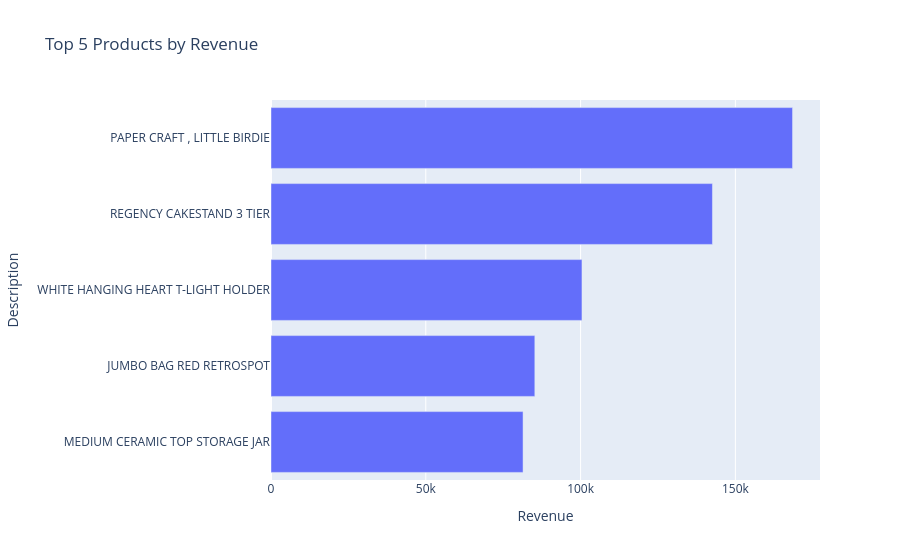

Notebook code for this chart:
### Code cell
top_products = product_revenue.head(5)

fig = px.bar(
    top_products,
    x="Revenue",
    y="Description",
    orientation="h",
    title="Top 5 Products by Revenue"
)

fig.update_layout(yaxis={"categoryorder" : "total ascending"})
fig.show()

### Figure 1 — Plotly figure (JSON) as saved in the notebook; plotly's stock layout.template omitted (floating-point values rounded to 4 significant figures)
{"data": [{"hovertemplate": "Revenue=%{x}<br>Description=%{y}<extra></extra>", "legendgroup": "", "marker": {"color": "#636efa", "pattern": {"shape": ""}}, "name": "", "orientation": "h", "showlegend": false, "textposition": "auto", "type": "bar", "x": [168500.0, 142600.0, 100400.0, 85220.0, 81420.0], "xaxis": "x", "y": ["PAPER CRAFT , LITTLE BIRDIE", "REGENCY CAKESTAND 3 TIER", "WHITE HANGING HEART T-LIGHT HOLDER", "JUMBO BAG RED RETROSPOT", "MEDIUM CERAMIC TOP STORAGE JAR"], "yaxis": "y"}], "layout": {"barmode": "relative", "legend": {"tracegroupgap": 0}, "title": {"text": "Top 5 Products by Revenue"}, "xaxis": {"anchor": "y", "domain": [0, 1], "title": {"text": "Revenue"}}, "yaxis": {"anchor": "x", "categoryorder": "total ascending", "domain": [0, 1], "title": {"text": "Description"}}}}
